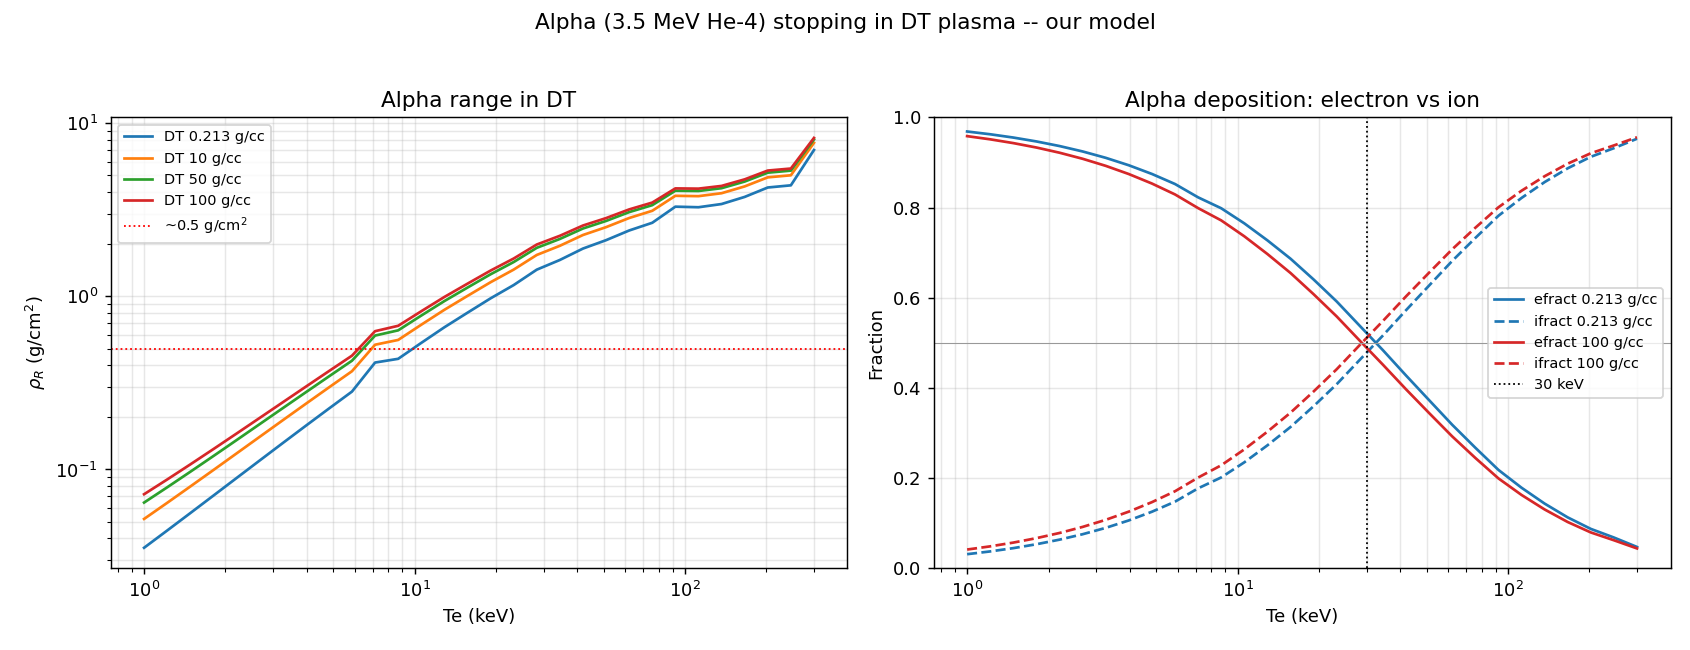

The script that saved this image:
"""
alpha_dt_verify.py -- verify alpha-particle (3.5 MeV He-4) stopping and range in
a DT plasma, and the electron/ion deposition split, vs temperature.

This is the canonical ICF self-heating calculation (Fraley et al., Phys. Fluids
17, 474, 1974; Mehlhorn, J. Appl. Phys. 52, 6522, 1981).  Electronic and ion
stopping are the same Fokker-Planck/Chandrasekhar drag with the field being the
electrons or the (D,T) ions respectively -- the framework verified in
nuc_ion_verify.py (and reproduced by our screened nuclear model).

Outputs:
  - alpha range rho_R (g/cm^2) vs Te for several DT densities  (cf. left panel)
  - ion/electron deposition fraction vs Te, crossover near 30 keV (right panel)

Run (fac env):  python alpha_dt_verify.py
"""

import numpy as np
import matplotlib
matplotlib.use('Agg')
import matplotlib.pyplot as plt
from scipy.special import erf

HARTREE_EV = 27.211386
BOHR_CM = 0.529177210903e-8
AMU_ME = 1822.888486
NA = 6.022140760e23
ERFP = lambda x: (2.0 / np.sqrt(np.pi)) * np.exp(-x * x)

# alpha projectile
E0_eV = 3.52e6
ZP, MP = 2.0, 4.0026
# DT field: 50/50 D and T (both Z=1), fully ionized
DT = [(1.0, 2.0141), (1.0, 3.0160)]      # (Z, mass amu) for D, T
MDT = 0.5 * (2.0141 + 3.0160)            # mean ion mass amu


def coulomb_lnL(zp, zf, mp, mf, v, ne_au, Te_eV, Tf_eV):
    """Velocity-dependent Coulomb log ln(lambda_D/b_min) for projectile-field."""
    mpa, mfa = mp * AMU_ME, mf * AMU_ME
    mu = mpa * mfa / (mpa + mfa)
    vthf2 = 2.0 * (Tf_eV / HARTREE_EV) / mfa            # field thermal speed^2
    lamD = np.sqrt((Te_eV / HARTREE_EV) / (4.0 * np.pi * ne_au))  # electron Debye
    vrel2 = v**2 + vthf2
    bcl = abs(zp * zf) / (mu * vrel2)                    # classical 90-deg
    bqm = 1.0 / (2.0 * mu * np.sqrt(vrel2))              # de Broglie /2
    bmin = np.maximum(bcl, bqm)
    return np.maximum(1.0, np.log(lamD / bmin))


def S_field(E_eV, zp, mp, zf, mf, nf_au, Tf_eV, ne_au, Te_eV):
    """Fokker-Planck stopping cross section on one field species
    [Hartree/Bohr], i.e. -dE/dx contribution."""
    mpa, mfa = mp * AMU_ME, mf * AMU_ME
    E = np.atleast_1d(E_eV) / HARTREE_EV
    v = np.sqrt(2.0 * E / mpa)
    vthf = np.sqrt(2.0 * (Tf_eV / HARTREE_EV) / mfa)
    x = v / vthf
    lnL = coulomb_lnL(zp, zf, mp, mf, v, ne_au, Te_eV, Tf_eV)
    return 0.5 * 4.0 * np.pi * zp**2 * zf**2 * nf_au * lnL / (mfa * v**2) \
        * (erf(x) - (1.0 + mfa / mpa) * x * ERFP(x))


def stopping(E_eV, rho_gcc, Te_eV):
    """Total, electronic, ion stopping [Hartree/Bohr] for the alpha at energy E."""
    ni_cc = rho_gcc * NA / MDT                  # total ion density 1/cc
    ne_cc = ni_cc                               # Z=1 -> ne = ni
    cc2bohr3 = BOHR_CM**3
    ne = ne_cc * cc2bohr3
    Se = S_field(E_eV, ZP, MP, 1.0, 1.0 / AMU_ME, ne, Te_eV, ne, Te_eV)  # electrons
    Si = np.zeros_like(np.atleast_1d(E_eV), dtype=float)
    for zf, mf in DT:
        nf = 0.5 * ni_cc * cc2bohr3             # half D, half T
        Si = Si + S_field(E_eV, ZP, MP, zf, mf, nf, Te_eV, ne, Te_eV)
    return np.atleast_1d(Se), np.atleast_1d(Si)    # signed (ion term -> gain near thermal)


def integrate_alpha(rho_gcc, Te_eV, nE=600):
    """Slow the alpha from E0 down to thermalization (where the net stopping
    first vanishes, ~ (3/2)kTe).  Return rho_R [g/cm^2] and electron fraction."""
    E = np.linspace(E0_eV, 0.3 * Te_eV, nE)      # down toward thermal
    Se, Si = stopping(E, rho_gcc, Te_eV)         # signed
    Stot = Se + Si
    # slow only while net stopping is positive; stop at thermalization crossing
    bad = np.where(Stot <= 0.0)[0]
    end = bad[0] if len(bad) else nE
    E, Se, Si, Stot = E[:end], Se[:end], Si[:end], Stot[:end]
    if len(E) < 3:
        return np.nan, np.nan
    dE_ha = -np.gradient(E) / HARTREE_EV
    rng_bohr = np.sum(dE_ha / Stot)
    rho_R = rho_gcc * rng_bohr * BOHR_CM         # g/cm^2
    Edep = np.sum(dE_ha)                          # energy actually deposited
    efrac = np.sum((Se / Stot) * dE_ha) / Edep
    return rho_R, efrac


def main():
    Te = np.geomspace(1.0, 300.0, 30) * 1e3     # eV  (1 - 300 keV)
    dens = [0.213, 10.0, 50.0, 100.0]

    fig, (axL, axR) = plt.subplots(1, 2, figsize=(13, 5))
    for rho in dens:
        rr = np.array([integrate_alpha(rho, te)[0] for te in Te])
        axL.loglog(Te / 1e3, rr, label='DT %g g/cc' % rho)
    axL.axhline(0.5, color='r', ls=':', lw=1, label=r'~0.5 g/cm$^2$')
    axL.set_xlabel('Te (keV)'); axL.set_ylabel(r'$\rho_R$ (g/cm$^2$)')
    axL.set_title('Alpha range in DT'); axL.legend(fontsize=8)
    axL.grid(True, which='both', alpha=.3)

    # deposition fractions vs Te (use a representative density)
    for rho, c in [(0.213, 'C0'), (100.0, 'C3')]:
        ef = np.array([integrate_alpha(rho, te)[1] for te in Te])
        axR.semilogx(Te / 1e3, ef, c + '-', label='efract %g g/cc' % rho)
        axR.semilogx(Te / 1e3, 1 - ef, c + '--', label='ifract %g g/cc' % rho)
    axR.axvline(30, color='k', ls=':', lw=1, label='30 keV')
    axR.axhline(0.5, color='0.6', lw=.6)
    axR.set_xlabel('Te (keV)'); axR.set_ylabel('Fraction')
    axR.set_title('Alpha deposition: electron vs ion'); axR.legend(fontsize=8)
    axR.grid(True, which='both', alpha=.3); axR.set_ylim(0, 1)

    fig.suptitle('Alpha (3.5 MeV He-4) stopping in DT plasma -- our model')
    fig.tight_layout(rect=[0, 0, 1, 0.96])
    fig.savefig('alpha_dt_verify.pdf'); fig.savefig('alpha_dt_verify.png', dpi=130)
    print('wrote alpha_dt_verify.pdf / .png')

    # crossover temperature (efract = 0.5)
    print('\n electron/ion deposition crossover (efract=ifract=0.5):')
    for rho in dens:
        ef = np.array([integrate_alpha(rho, te)[1] for te in Te])
        i = np.where(np.diff(np.sign(ef - 0.5)))[0]
        if len(i):
            j = i[0]
            tc = np.interp(0.5, [ef[j + 1], ef[j]], [Te[j + 1] / 1e3, Te[j] / 1e3])
            rr = integrate_alpha(rho, 30e3)[0]
            print('  DT %6.3f g/cc:  crossover Te = %5.1f keV, rho_R(30keV)=%.3f g/cm2'
                  % (rho, tc, rr))


if __name__ == '__main__':
    main()
